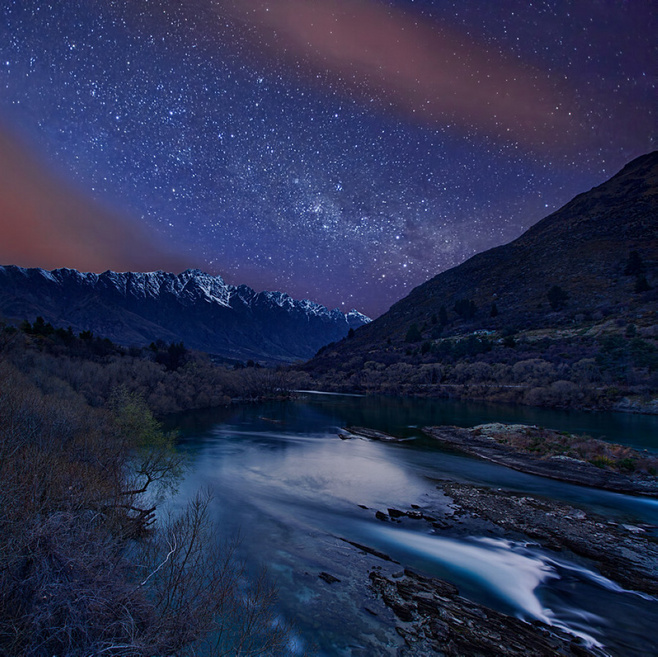
//> input picture 7.5.3直方图均衡化/equalizeHist_test/equalizeHist_test/1.jpg, 658 x 657 px
$ ./equalizeHist_test   (built with g++ and OpenCV 4)
//> lines starting //> are read from the running program, lines starting //| are printed output that depends on the picture; after the words box and inside, x2 and y2 are one past the last pixel; in counts of white or black regions, pixels touching at a corner belong together
// [23 lines of commented-out code are left out]
#include "opencv2/highgui/highgui.hpp"
#include "opencv2/imgproc/imgproc.hpp"
#include <iostream>
#include <stdio.h>

using namespace cv;
using namespace std;

// add by frank, 2014-09-25
Mat equalizeChannelHist(const Mat & inputImage)
{
	if( inputImage.channels() >= 3 )
	{
		vector<Mat> channels;
		split(inputImage, channels);

		Mat B,G,R;

		equalizeHist( channels[0], B );
		equalizeHist( channels[1], G );
		equalizeHist( channels[2], R );

		vector<Mat> combined;
		combined.push_back(B);
		combined.push_back(G);
		combined.push_back(R);

		Mat result;
		merge(combined, result);

		return result;
	}

	return Mat();
}

Mat equalizeIntensityHist(const Mat & inputImage)
{
	if(inputImage.channels() >= 3)
	{
		Mat ycrcb;

		cvtColor(inputImage, ycrcb, COLOR_BGR2YCrCb);

		vector<Mat> channels;
		split(ycrcb, channels);

		equalizeHist(channels[0], channels[0]);

		Mat result;
		merge(channels,ycrcb);

		cvtColor(ycrcb, result, COLOR_YCrCb2BGR);

		return result;
	}

	return Mat();
}

void getGrayImageHistImage(const Mat & src, Mat & histImage)
{
	Mat hist;
	int histSize = 256;

	calcHist(&src, 1, 0, Mat(), hist, 1, &histSize, 0);
	normalize(hist, hist, 0, histImage.rows, NORM_MINMAX, CV_32F);

	histImage = Scalar::all(255);
	int binW = cvRound((double)histImage.cols/histSize);

	for( int i = 0; i < histSize; i++ )
		rectangle( histImage, Point(i*binW, histImage.rows),
		Point((i+1)*binW, histImage.rows - cvRound(hist.at<float>(i))),
		Scalar::all(0), -1, 8, 0 );
}


//int main( int, char** argv )
int main()
{
	Mat src, dst;
	Mat intensity_color_dst;
	Mat channel_color_dst;

	const char* source_gray_window = "Source Gray Image";
	const char* equalized_gray_window = "Equalized Gray Image";
	const char* source_color_window = "Source Color Image";
	const char* equalized_intensity_color_window = "Equalized Intensity Color Image";
	const char* equalized_channels_color_window = "Equalized Channels Color Image";

	/// Load image
	src = imread( "1.jpg", 1 );
//> src is the input picture: 657 rows x 658 cols, CV_8UC3; mean B, G, R 81.6, 48.7, 41.4

	if( src.empty() )
	{
		cout<<"Usage: ./Histogram_Demo <path_to_image>"<<endl;
		return -1;
	}

	/// color image intensity equalization
	{
		intensity_color_dst = equalizeIntensityHist(src);
//> in equalizeIntensityHist, `cvtColor(inputImage, ycrcb, COLOR_BGR2YCrCb);`: ycrcb: 657 rows x 658 cols, CV_8UC3; mean of channels 0, 1, 2 50.3, 121.6, 145.7
//> in equalizeIntensityHist, `split(ycrcb, channels);`:
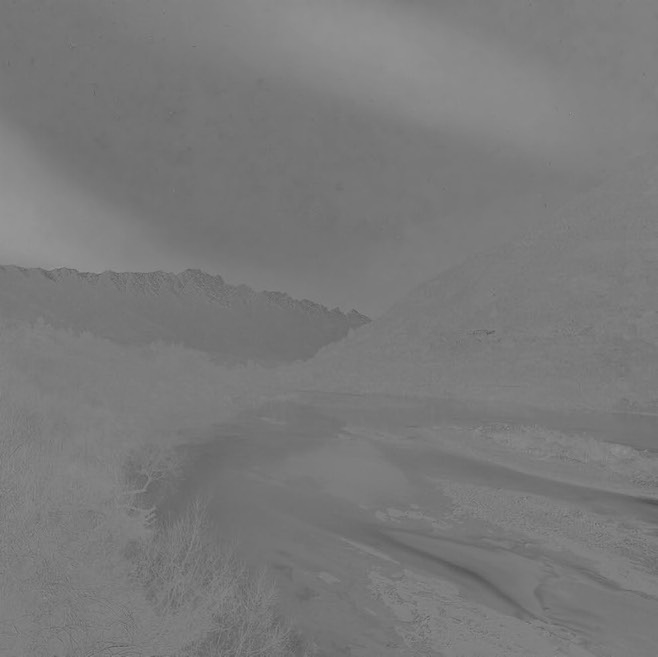
//> channels[1]: 657 rows x 658 cols, CV_8UC1; min 80, max 152, mean 121.6
//> in equalizeIntensityHist, `merge(channels,ycrcb);`: ycrcb: 657 rows x 658 cols, CV_8UC3; mean of channels 0, 1, 2 128.9, 121.6, 145.7

		namedWindow( source_color_window, WINDOW_AUTOSIZE );
		namedWindow( equalized_intensity_color_window, WINDOW_AUTOSIZE );

		imshow( source_color_window, src );
		imshow( equalized_intensity_color_window, intensity_color_dst );
	}

	/// color image each channel equalization
	{
		channel_color_dst = equalizeChannelHist(src);
//> in equalizeChannelHist, `split(inputImage, channels);`:
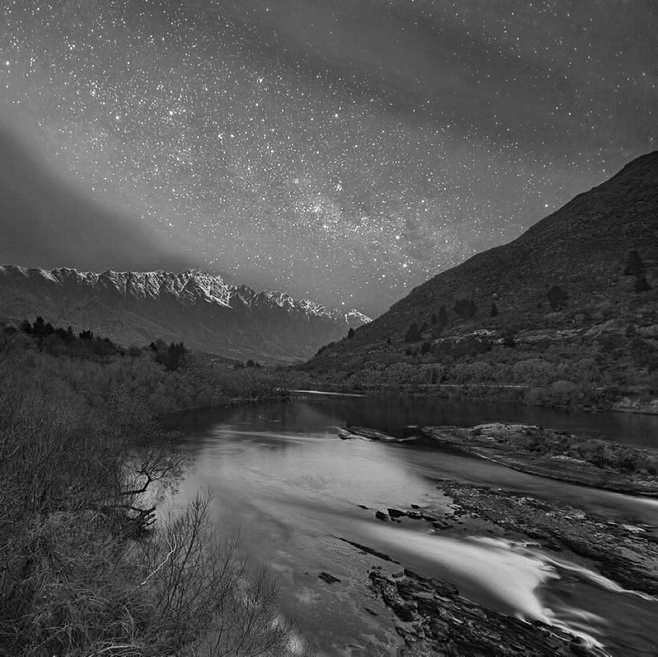
//> channels[0]: 657 rows x 658 cols, CV_8UC1; min 0, max 255, mean 81.6
//> in equalizeChannelHist, `split(inputImage, channels);`:
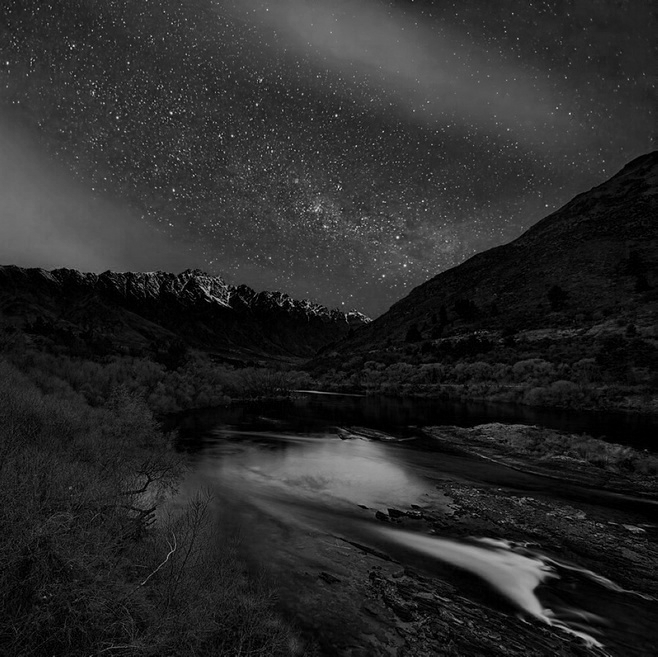
//> channels[2]: 657 rows x 658 cols, CV_8UC1; min 0, max 245, mean 41.4
//> in equalizeChannelHist, `equalizeHist( channels[2], R );`:
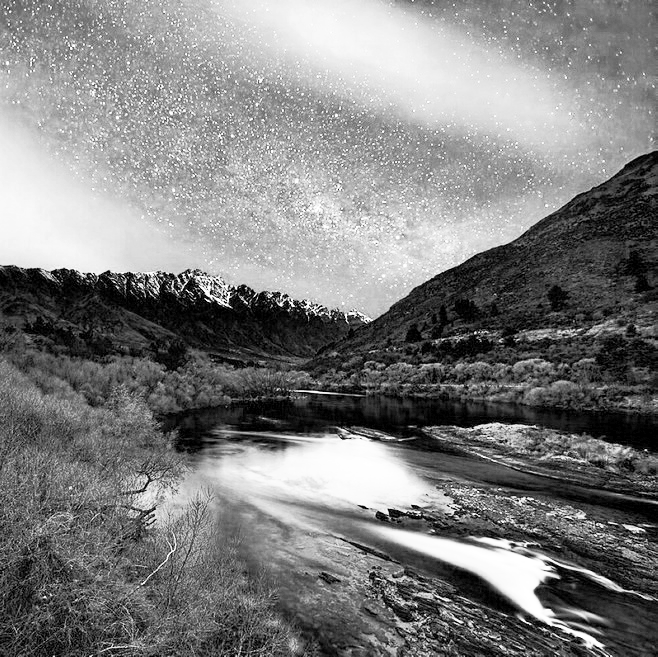
//> R: 657 rows x 658 cols, CV_8UC1; min 0, max 255, mean 126
//> in equalizeChannelHist, `merge(combined, result);`:
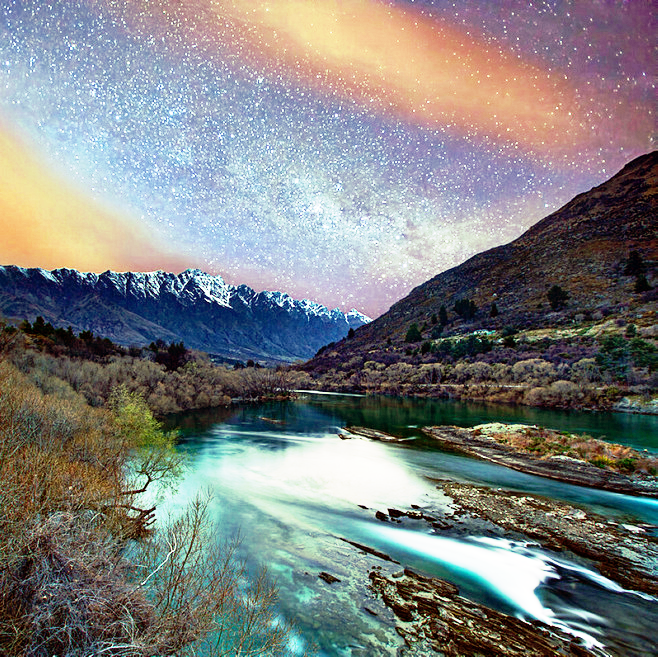
//> result: 657 rows x 658 cols, CV_8UC3; mean B, G, R 128.5, 128.8, 126
		namedWindow( equalized_channels_color_window, WINDOW_AUTOSIZE );
		imshow( equalized_channels_color_window, channel_color_dst );
	}

	/// gray image equalization
	{
		cvtColor( src, src, COLOR_BGR2GRAY );
		equalizeHist( src, dst );

		namedWindow( source_gray_window, WINDOW_AUTOSIZE );
		namedWindow( equalized_gray_window, WINDOW_AUTOSIZE );

		imshow( source_gray_window, src );
		imshow( equalized_gray_window, dst );

		/// get source gray image Histogram
		Mat graySrc_histImage = Mat::ones(200, 260, CV_8U)*255;
		getGrayImageHistImage(src, graySrc_histImage);
//> in getGrayImageHistImage, `calcHist(&src, 1, 0, Mat(), hist, 1, &histSize, 0);`: hist = 256 values, max 7195 at index 21, min 0 at index 208, mean 1688.7
//> in getGrayImageHistImage, `normalize(hist, hist, 0, histImage.rows, NORM_MINMAX, CV_32F);`: hist = 256 values, max 200 at index 21, min 0 at index 208, mean 46.94
//> after the loop in getGrayImageHistImage, `for( int i = 0; i < histSize; i++ )`:
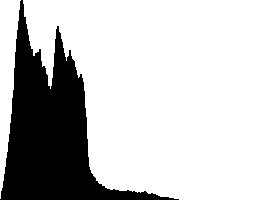
//> histImage: 200 rows x 260 cols, CV_8UC1; 76.3% white; 1 black region, box (x1, y1, x2, y2) and area: (0, 0, 179, 200) 12331
		imshow("source gray image histogram", graySrc_histImage);

		/// get equalized gray image Histogram
		Mat grayDst_histImage = Mat::ones(200, 260, CV_8U)*255;
		getGrayImageHistImage(dst, grayDst_histImage);
//> in getGrayImageHistImage (call 2), `calcHist(&src, 1, 0, Mat(), hist, 1, &histSize, 0);`: hist = 256 values, max 7195 at index 44, min 0 at index 6, mean 1688.7
//> in getGrayImageHistImage (call 2), `normalize(hist, hist, 0, histImage.rows, NORM_MINMAX, CV_32F);`: hist = 256 values, max 200 at index 44, min 0 at index 6, mean 46.94
//> after the loop in getGrayImageHistImage (call 2), `for( int i = 0; i < histSize; i++ )`:
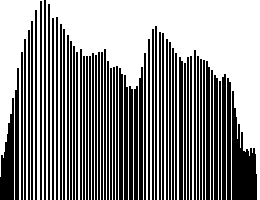
//> histImage: 200 rows x 260 cols, CV_8UC1; 55.9% white; 61 black regions, largest, box (x1, y1, x2, y2) and area: (232, 91, 257, 200) 1554, (0, 98, 14, 200) 915, (179, 57, 183, 200) 564
		imshow("Equalized gray image histogram", grayDst_histImage);
	}

	/// Wait until user exits the program
	waitKey(0);

	return 0;
}
